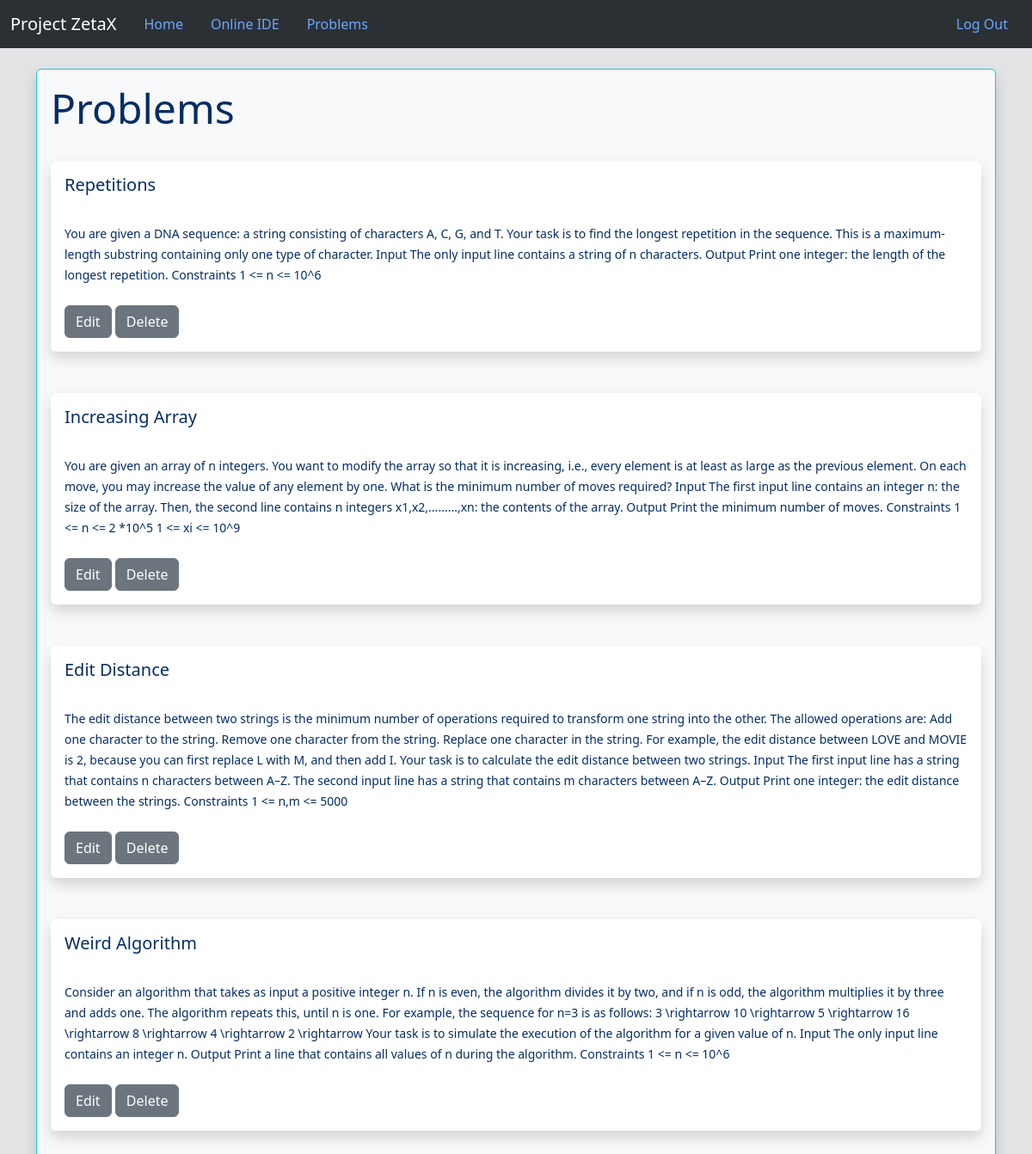
The app's page /show_judge_problems/1 (signed in) with its own data.
### Project/models.py (models this page shows, shortened)
class Problem(db.Model):
    __bind_key = 'problems'
    id = db.Column(db.Integer, primary_key=True)
    title = db.Column(db.String(100), nullable=False)
    description = db.Column(db.String(2000), nullable=False)
    sample_input = db.Column(db.String(100), nullable=False)
    sample_output = db.Column(db.String(100), nullable=False)
    exe_time = db.Column(db.Integer, nullable=False)
    exe_space = db.Column(db.Integer, nullable=False)
    judging_testcases = db.Column(db.String(1000000),nullable=False)
    exp_testcases_output = db.Column(db.String(1000000),nullable=False)
    user_id = db.Column(db.Integer, db.ForeignKey('user.id'))
    submission = db.relationship('Submissions',backref='problem')

### Project/routes.py (the view)
    def wrapped_function_judge(*args,**kwargs):
        if (current_user.is_authenticated) and (current_user.type != 'Judge'):
            flash("Please log in as Judge to access this page",'error')
            return redirect(url_for('home'))
        return inner_func(*args,**kwargs)

### Project/models.py (called while the page is built)
@login_manager.user_loader
def load_user(id):
    return User.query.get(int(id))

### Project/routes.py (called while the page is built)
def judge_required(inner_func):
    def wrapped_function_judge(*args,**kwargs):
        if (current_user.is_authenticated) and (current_user.type != 'Judge'):
            flash("Please log in as Judge to access this page",'error')
            return redirect(url_for('home'))
        return inner_func(*args,**kwargs)
    wrapped_function_judge.__name__ = inner_func.__name__
    return wrapped_function_judge

@app.route('/show_judge_problems/<int:id>',methods=['GET','POST'])
@login_required
@judge_required
def show_judge_problems(id):
    judge = User.query.get_or_404(id)
    return render_template('show_judge_problems.html',problems=judge.problems)

### Project/templates/show_judge_problems.html (shortened to what this page needs)
{% extends 'base.html' %}
{% block content %}
    <br/>
<div class="container-fluid bg-body-tertiary border border-info shadow p-3 mb-5 rounded">
    <h1>Problems</h1>
    <br/>
    {% for problem in problems %}
        <div  class="shadow p-3 mb-5 bg-body rounded">
            <h4>{{ problem.title }}</h4><br/>
            <small>{{ problem.description }}</small><br/><br/>
            <a href="/modify_problem/{{problem.id}}" class="btn btn-secondary">Edit</a>
            <a href="/delete_problem/{{problem.id}}" class="btn btn-secondary">Delete</a>
        </div>
    {% endfor %}
</div>
{% endblock %}

### Project/templates/base.html (shortened to what this page needs)
<!DOCTYPE html>
<html lang="en">
  <head>
    <link href="https://cdn.jsdelivr.net/npm/bootstrap@5.3.3/dist/css/bootstrap.min.css" rel="stylesheet">
    <link rel="stylesheet" href="{{ url_for('static',filename='CSS/editor-styles.css')}}">
    <link rel="stylesheet" href="{{ url_for('static',filename='CSS/style-home.css')}}">
  </head>
  <body class="bg-secondary-subtle text-primary-emphasis">
    {% include 'navbar.html' %}
    <div class="container">
        {% block content %}
        {% endblock %}
    </div>
  </body>
</html>

### Project/templates/navbar.html (shortened to what this page needs)
<link rel="stylesheet" href="{{ url_for('static',filename='/CSS/style-navbar.css')}}">
<nav class="navbar navbar-expand-lg bg-body-tertiary" data-bs-theme="dark">
  <div class="container-fluid">
    <a class="navbar-brand" href="#">Project ZetaX</a>
    <div class="collapse navbar-collapse" id="navbarText">
      <ul class="nav nav-pills">
          <li class="nav-item">
            <a class="nav-link pill" href="{{ url_for('home')}}">Home</a>
          </li>
          <li class="nav-item">
            <a class="nav-link pill" href="{{ url_for('online_coding')}}">Online IDE</a>
          </li>
        {% if current_user.is_authenticated %}
            {% if current_user.type == 'Judge' %}
              <li class="nav-item">
                <a class="nav-link pill" href="/show_judge_problems/{{current_user.id}}">Problems</a>
              </li>
            {% endif %}
          {% endif %}
      </ul>
    </div>
        {% if current_user.is_authenticated %}
          <div class="nav nav-pills">
            <li class="nav-item">
              <a class="nav-link pill" href="{{ url_for('logout')}}">Log Out</a>
            </li>
          </div>
        {% endif %}
  </div>
</nav>

### Project/static/CSS/editor-styles.css (style rules this page uses)
:root { --editor-bg: #eee; --editor-border: #3f87a6; }
* { padding: 0; margin: 0; box-sizing: border-box; }
html, body { height: 100%; width: 100%; }

### Project/static/CSS/style-home.css (style rules this page uses)
h1 { font-size: 48px; }
h4 { font-size: 20px; }
a { font-size: 18px; color: #000000; }

### records on screen
Problem: title "Repetitions", description "You are given a DNA sequence: a string consisting of characters A, C, G, and T. Your task is to find the longest repetition in the sequence. This is a maximum-length substring containing only one type of character. Input The only input line contains a string of n characters. Output Print one integer: the length of the longest repetition. Constraints 1 <= n <= 10^6"
Problem: title "Increasing Array", description "You are given an array of n integers. You want to modify the array so that it is increasing, i.e., every element is at least as large as the previous element. On each move, you may increase the value of any element by one. What is the minimum number of moves required? Input The first input line contains an integer n: the size of the array. Then, the second line contains n integers x1,x2,.........,xn: the contents of the array. Output Print the minimum number of moves. Constraints 1 <= n <= 2 *10^5 1 <= xi <= 10^9"
Problem: title "Edit Distance", description "The edit distance between two strings is the minimum number of operations required to transform one string into the other. The allowed operations are: Add one character to the string. Remove one character from the string. Replace one character in the string. For example, the edit distance between LOVE and MOVIE is 2, because you can first replace L with M, and then add I. Your task is to calculate the edit distance between two strings. Input The first input line has a string that contains n characters between A–Z. The second input line has a string that contains m characters between A–Z. Output Print one integer: the edit distance between the strings. Constraints 1 <= n,m <= 5000"
Problem: title "Weird Algorithm", description "Consider an algorithm that takes as input a positive integer n. If n is even, the algorithm divides it by two, and if n is odd, the algorithm multiplies it by three and adds one. The algorithm repeats this, until n is one. For example, the sequence for n=3 is as follows: 3 \\rightarrow 10 \\rightarrow 5 \\rightarrow 16 \\rightarrow 8 \\rightarrow 4 \\rightarrow 2 \\rightarrow Your task is to simulate the execution of the algorithm for a given value of n. Input The only input line contains an integer n. Output Print a line that contains all values of n during the algorithm. Constraints 1 <= n <= 10^6"
